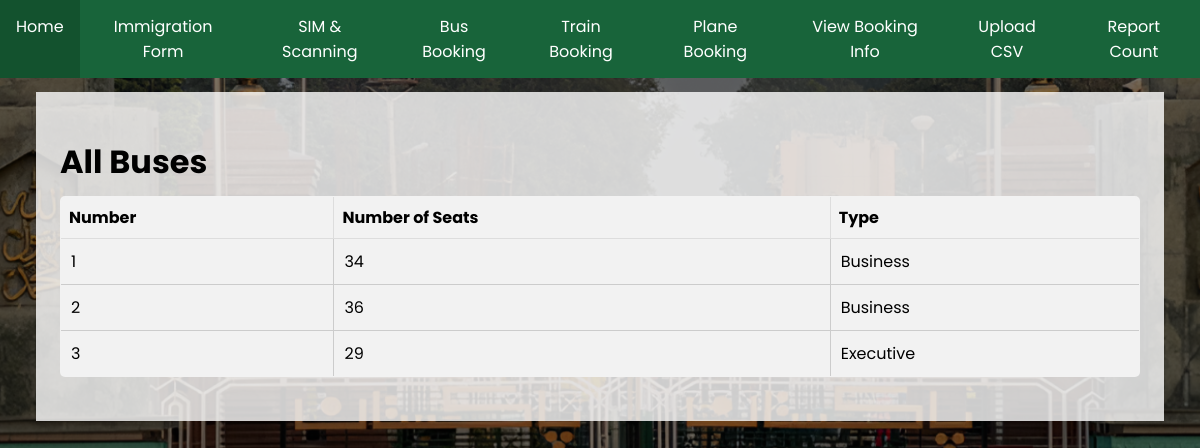
Screenshot of /view-buses/ with the database file from the repository.
### database.py (models this page shows)
class Transport(Base):
    __tablename__ = "transport"
    id = Column(Integer, primary_key=True, index=True)
    departure_time = Column(Time, nullable=True)
    type = Column(String, nullable=False)
    transport_type = Column(String, nullable=False)
    __mapper_args__ = {
        'polymorphic_on': transport_type,
        'polymorphic_identity': 'transport'
    }

class Bus(Transport):
    __tablename__ = "bus"
    bus_id = Column(Integer, ForeignKey('transport.id'), primary_key=True)
    bus_number = Column(Integer, nullable=False)
    no_of_seats = Column(Integer, nullable=False)
    type = Column(String, index=True, nullable=True)
    __mapper_args__ = {
        'polymorphic_identity': 'bus',
    }

### main.py (the view)
@app.get("/view-buses/")
def view_buses(request: Request, db: Session = Depends(get_db)):
    buses = db.query(Bus).all()
    return templates.TemplateResponse("view_buses.html", {"request": request, "buses": buses})

### templates/view_buses.html
{% extends "base.html" %}
{% block content %}
<h1>All Buses</h1>
<table>
    <tr>
        <th>Number</th>
        <th>Number of Seats</th>
        <th>Type</th>
    </tr>
    {% for bus in buses %}
    <tr>
        <td>{{ bus.bus_number }}</td>
        <td>{{ bus.no_of_seats }}</td>
        <td>{{ bus.type }}</td>
    </tr>
    {% endfor %}
</table>
{% endblock %}

### static/styles.css (style rules this page uses)
body { margin: 0; padding: 0; font-family: 'Poppins', sans-serif; background-image: linear-gradient(rgba(0, 0, 0, 0.5), rgba(0, 0, 0, 0.5)), url('Login Page bg.png'); background-size: cover; }
table { width: 100%; border-collapse: collapse; margin-bottom: 20px; background-color: #f2f2f2; }
table, th, td { border: 1px solid #ddd; }
th, td { padding: 8px; text-align: left; }
th { background-color: #f2f2f2; }
h1, h2, h3 { margin-bottom: 10px; }
table { width: 100%; margin-bottom: 20px; border-collapse: collapse; border-radius: 5px; overflow: hidden; }
td { padding: 10px; border: 1px solid #ccc; text-align: left; }
th { text-align: left; }

### rows the page displays
Bus: bus_number "1", no_of_seats "34", type "Business"
Bus: bus_number "2", no_of_seats "36", type "Business"
Bus: bus_number "3", no_of_seats "29", type "Executive"
